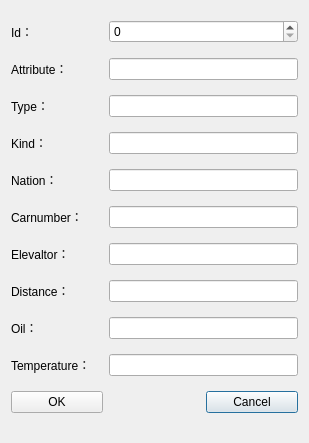
<?xml version="1.0" encoding="UTF-8"?>
<ui version="4.0">
 <class>ItemDialog</class>
 <widget class="QDialog" name="ItemDialog">
  <property name="geometry">
   <rect>
    <x>0</x>
    <y>0</y>
    <width>309</width>
    <height>443</height>
   </rect>
  </property>
  <property name="windowTitle">
   <string>Dialog</string>
  </property>
  <layout class="QGridLayout" name="gridLayout">
   <item row="0" column="0">
    <widget class="QLabel" name="label">
     <property name="text">
      <string>Id：</string>
     </property>
    </widget>
   </item>
   <item row="0" column="1" colspan="2">
    <widget class="QSpinBox" name="Id">
     <property name="maximum">
      <number>65356</number>
     </property>
    </widget>
   </item>
   <item row="1" column="0">
    <widget class="QLabel" name="label_2">
     <property name="text">
      <string>Attribute：</string>
     </property>
    </widget>
   </item>
   <item row="1" column="1" colspan="2">
    <widget class="QLineEdit" name="Attribute"/>
   </item>
   <item row="2" column="0">
    <widget class="QLabel" name="label_3">
     <property name="text">
      <string>Type：</string>
     </property>
    </widget>
   </item>
   <item row="2" column="1" colspan="2">
    <widget class="QLineEdit" name="Type"/>
   </item>
   <item row="3" column="0">
    <widget class="QLabel" name="label_4">
     <property name="text">
      <string>Kind：</string>
     </property>
    </widget>
   </item>
   <item row="3" column="1" colspan="2">
    <widget class="QLineEdit" name="Kind"/>
   </item>
   <item row="4" column="0">
    <widget class="QLabel" name="label_5">
     <property name="text">
      <string>Nation：</string>
     </property>
    </widget>
   </item>
   <item row="4" column="1" colspan="2">
    <widget class="QLineEdit" name="Nation"/>
   </item>
   <item row="5" column="0">
    <widget class="QLabel" name="label_6">
     <property name="text">
      <string>Carnumber：</string>
     </property>
    </widget>
   </item>
   <item row="5" column="1" colspan="2">
    <widget class="QLineEdit" name="Carnumber"/>
   </item>
   <item row="6" column="0">
    <widget class="QLabel" name="label_7">
     <property name="text">
      <string>Elevaltor：</string>
     </property>
    </widget>
   </item>
   <item row="6" column="1" colspan="2">
    <widget class="QLineEdit" name="Elevaltor"/>
   </item>
   <item row="7" column="0">
    <widget class="QLabel" name="label_8">
     <property name="text">
      <string>Distance：</string>
     </property>
    </widget>
   </item>
   <item row="7" column="1" colspan="2">
    <widget class="QLineEdit" name="Distance"/>
   </item>
   <item row="8" column="0">
    <widget class="QLabel" name="label_9">
     <property name="text">
      <string>Oil：</string>
     </property>
    </widget>
   </item>
   <item row="8" column="1" colspan="2">
    <widget class="QLineEdit" name="Oil"/>
   </item>
   <item row="9" column="0">
    <widget class="QLabel" name="label_10">
     <property name="text">
      <string>Temperature：</string>
     </property>
    </widget>
   </item>
   <item row="9" column="1" colspan="2">
    <widget class="QLineEdit" name="Temperature"/>
   </item>
   <item row="10" column="2">
    <widget class="QPushButton" name="cancelButton">
     <property name="text">
      <string>Cancel</string>
     </property>
    </widget>
   </item>
   <item row="10" column="0">
    <widget class="QPushButton" name="okButton">
     <property name="text">
      <string>OK</string>
     </property>
    </widget>
   </item>
  </layout>
 </widget>
 <resources/>
 <connections/>
</ui>
